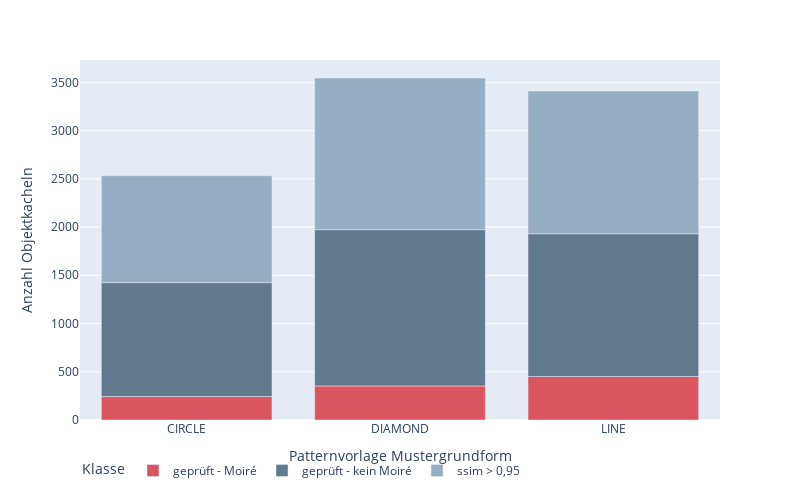

The code cell stored with this chart in its notebook:
### Code cell
fig = px.bar(
    grouped_by_shape_form.loc[
        :,
        ['checked_moire','checked_no_moire','ssim_no_moire']
    ].rename(
        columns={
            "checked_moire" : "geprüft - Moiré",
            "checked_no_moire" : "geprüft - kein Moiré",
            "ssim_no_moire" : 'ssim > 0,95'
        }
    ),
    labels={
        'value' : 'Anzahl Objektkacheln',
        'pattern_shape' : 'Patternvorlage Mustergrundform',
        'variable' : 'Klasse'
    },
    width=800,
    height=500,
    color_discrete_map=COLOR_MAP
)
fig.update_layout(legend={'orientation':'h'})
fig.write_image( attachment_dir / 'grouped_by_shape_form.jpg' )
fig.write_image( attachment_dir / 'grouped_by_shape_form.pdf' )

fig

### Figure 1 — Plotly figure (JSON) as saved in the notebook; plotly's stock layout.template omitted (floating-point values rounded to 4 significant figures)
{"data": [{"alignmentgroup": "True", "hovertemplate": "Klasse=geprüft - Moiré<br>Patternvorlage Mustergrundform=%{x}<br>Anzahl Objektkacheln=%{y}<extra></extra>", "legendgroup": "geprüft - Moiré", "marker": {"color": "#db5561", "pattern": {"shape": ""}}, "name": "geprüft - Moiré", "offsetgroup": "geprüft - Moiré", "orientation": "v", "showlegend": true, "textposition": "auto", "type": "bar", "x": ["CIRCLE", "DIAMOND", "LINE"], "xaxis": "x", "y": [243, 353, 451], "yaxis": "y"}, {"alignmentgroup": "True", "hovertemplate": "Klasse=geprüft - kein Moiré<br>Patternvorlage Mustergrundform=%{x}<br>Anzahl Objektkacheln=%{y}<extra></extra>", "legendgroup": "geprüft - kein Moiré", "marker": {"color": "#627a8e", "pattern": {"shape": ""}}, "name": "geprüft - kein Moiré", "offsetgroup": "geprüft - kein Moiré", "orientation": "v", "showlegend": true, "textposition": "auto", "type": "bar", "x": ["CIRCLE", "DIAMOND", "LINE"], "xaxis": "x", "y": [1181, 1620, 1480], "yaxis": "y"}, {"alignmentgroup": "True", "hovertemplate": "Klasse=ssim > 0,95<br>Patternvorlage Mustergrundform=%{x}<br>Anzahl Objektkacheln=%{y}<extra></extra>", "legendgroup": "ssim > 0,95", "marker": {"color": "#96aec3", "pattern": {"shape": ""}}, "name": "ssim > 0,95", "offsetgroup": "ssim > 0,95", "orientation": "v", "showlegend": true, "textposition": "auto", "type": "bar", "x": ["CIRCLE", "DIAMOND", "LINE"], "xaxis": "x", "y": [1108, 1572, 1480], "yaxis": "y"}], "layout": {"barmode": "relative", "height": 500, "legend": {"orientation": "h", "title": {"text": "Klasse"}, "tracegroupgap": 0}, "margin": {"t": 60}, "width": 800, "xaxis": {"anchor": "y", "autorange": true, "domain": [0, 1], "range": [-0.5, 2.5], "title": {"text": "Patternvorlage Mustergrundform"}, "type": "category"}, "yaxis": {"anchor": "x", "autorange": true, "domain": [0, 1], "range": [0, 3732.0], "title": {"text": "Anzahl Objektkacheln"}, "type": "linear"}}}
